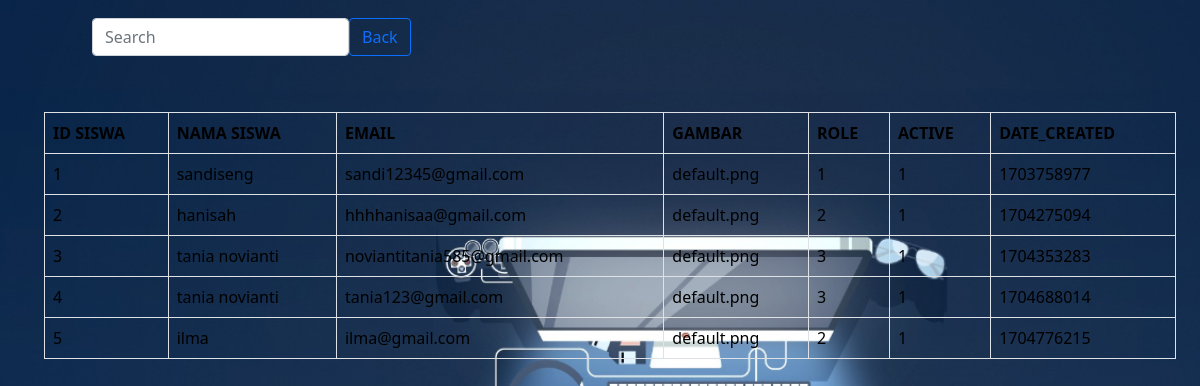
The page /index.php/admin/admin/ass on the database its author committed.
### tables this page shows
CREATE TABLE `user` (
  `id` int(11) NOT NULL,
  `name` varchar(128) NOT NULL,
  `email` varchar(128) NOT NULL,
  `image` varchar(128) NOT NULL DEFAULT 'default.jpg',
  `password` varchar(256) NOT NULL,
  `role_id` int(11) NOT NULL,
  `is_active` int(1) NOT NULL,
  `date_created` int(11) NOT NULL
);

### application/controllers/admin/Admin.php (called while the page is built, shortened)
<?php
class Admin extends CI_Controller {
    public function ass()
    {
        $data['siswa'] = $this->Admin1->tampil_data()->result();
        $this->load->view('admin1/header');
        $this->load->view('admin1/D_siswa', $data);
        $this->load->view('admin1/footer');
    }
}

### index.php (called while the page is built, shortened)
<?php
require_once BASEPATH.'core/CodeIgniter.php';

### application/models/Admin1.php (called while the page is built, shortened)
<?php
class Admin1 extends CI_Model {
    public function tampil_data(){
        return $this->db->get("user");
    }
}

### application/views/admin1/D_siswa.php (the view, shortened to what this page needs)
<!doctype html>
<html lang="en">
<head>
  <link rel="stylesheet" href="https://stackpath.bootstrapcdn.com/bootstrap/5.0.0-alpha1/css/bootstrap.min.css"
>
</head>
<body>
  <header>
    <nav class="navbar navbar-expand-md navbar-dark mt-">
      <div class="container-fluid">
        <div class="collapse navbar-collapse" id="navbarCollapse">
          <ul class="navbar-nav mr-auto mb-2 mb-md-0">
            <li class="nav-item active">
              <a class="nav-link" aria-current="page" href="#"></a>
            </li>
            <li class="nav-item">
              <a class="nav-link" href="#"></a>
            </li>
            <li class="nav-item">
              <a class="nav-link disabled" href="#" tabindex="-1" aria-disabled="true"></a>
            </li>
          </ul>
          <form class="d-flex">
            <input class="form-control mr-2" type="search" placeholder="Search" aria-label="Search">
            <a href="<?php echo base_url('admin/Admin/index');?>" class="btn btn-outline-primary" type="submit">Back</a>
          </form>
        </div>
      </div>
    </nav>
  </header>
</body>
</html>
<div class="container-fluid">
        <table class="table table-bordered mt-5">
            <tr>
                <th>ID SISWA</th>
                <th>NAMA SISWA</th>
                <th>EMAIL</th>
                <th>GAMBAR</th>
                <th>ROLE</th>
                <th>ACTIVE</th>
                <th>DATE_CREATED</th>
            </tr>
            <?php
            $no= 1;
            foreach($siswa as $swa) : ?>
            <tr>
                <td><?php echo $no++ ;?></td>
                <td><?php echo $swa->name ?></td>
                <td><?php echo $swa->email ?></td>
                <td><?php echo $swa->image ?></td>
                <td><?php echo $swa->role_id ?></td>
                <td><?php echo $swa->is_active ?></td>
                <td><?php echo $swa->date_created ?></td>
            </tr>
            <?php endforeach; ?>
        </table>
</div>

### application/views/admin1/D_siswa.php (style rules this page uses)
body { background-image: url('../../asset/img/bg.jpg'); background-size: 1365px; margin-top: 10px; margin-left: 20px; }

### rows shown on the page
user: name "sandiseng", email "sandi12345@gmail.com", image "default.png", role "1", is_active "1", date_created "1703758977"
user: name "hanisah", email "hhhhanisaa@gmail.com", image "default.png", role "2", is_active "1", date_created "1704275094"
user: name "tania novianti", email "noviantitania585@gmail.com", image "default.png", role "3", is_active "1", date_created "1704353283"
user: name "tania novianti", email "tania123@gmail.com", image "default.png", role "3", is_active "1", date_created "1704688014"
user: name "ilma", email "ilma@gmail.com", image "default.png", role "2", is_active "1", date_created "1704776215"
